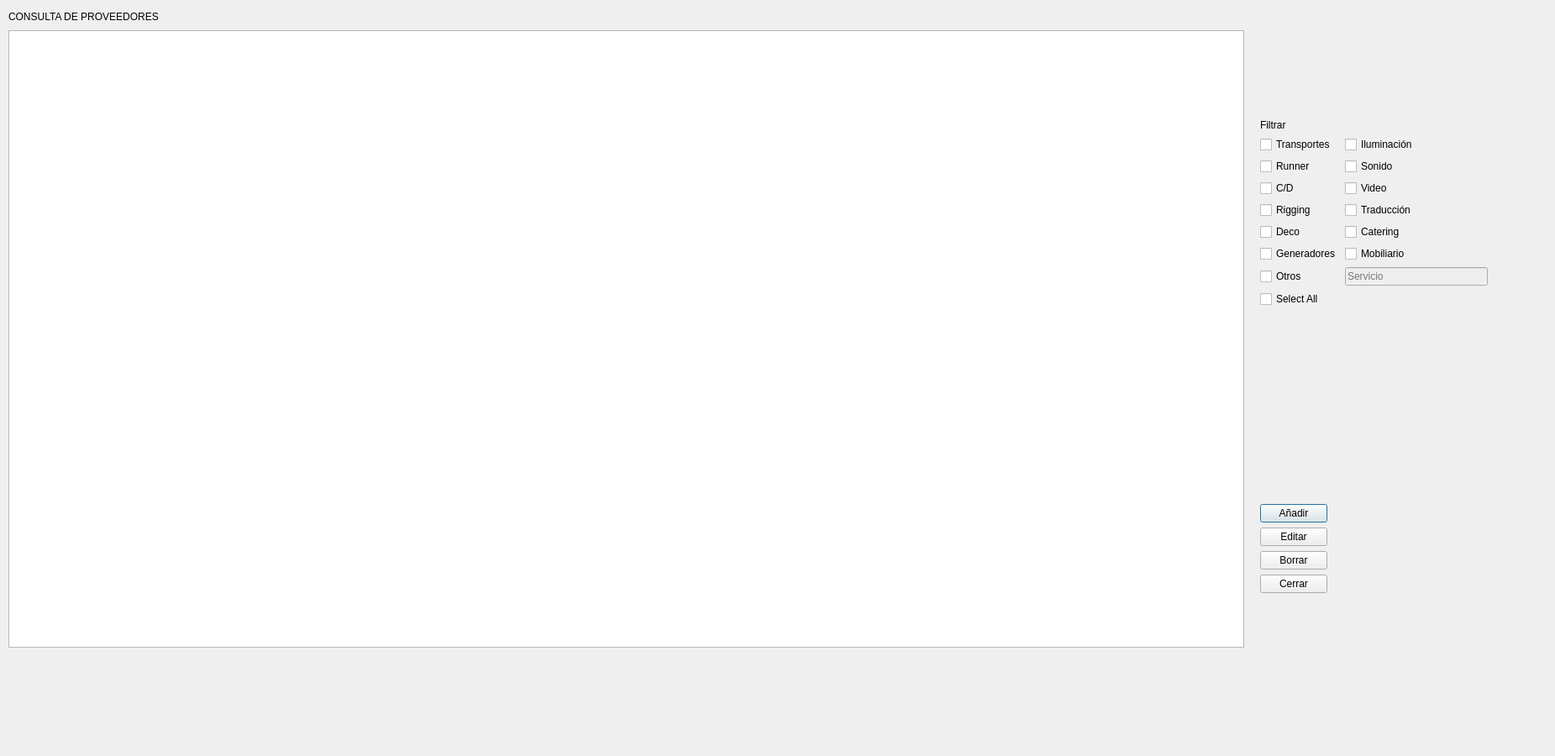
<?xml version="1.0" encoding="UTF-8"?>
<ui version="4.0">
 <class>Dialog</class>
 <widget class="QDialog" name="Dialog">
  <property name="geometry">
   <rect>
    <x>0</x>
    <y>0</y>
    <width>1851</width>
    <height>900</height>
   </rect>
  </property>
  <property name="windowTitle">
   <string>Dialog</string>
  </property>
  <widget class="QWidget" name="layoutWidget">
   <property name="geometry">
    <rect>
     <x>10</x>
     <y>10</y>
     <width>1471</width>
     <height>761</height>
    </rect>
   </property>
   <layout class="QHBoxLayout" name="horizontalLayout_7">
    <item>
     <layout class="QVBoxLayout" name="verticalLayout_3">
      <item>
       <layout class="QHBoxLayout" name="horizontalLayout_2">
        <item>
         <widget class="QLabel" name="label_consulta">
          <property name="styleSheet">
           <string notr="true">
font: 75 20pt &quot;MS Shell Dlg 2&quot;;</string>
          </property>
          <property name="text">
           <string>CONSULTA DE PROVEEDORES</string>
          </property>
         </widget>
        </item>
        <item>
         <spacer name="horizontalSpacer">
          <property name="orientation">
           <enum>Qt::Horizontal</enum>
          </property>
          <property name="sizeHint" stdset="0">
           <size>
            <width>508</width>
            <height>20</height>
           </size>
          </property>
         </spacer>
        </item>
       </layout>
      </item>
      <item>
       <widget class="QTableWidget" name="tableWidget"/>
      </item>
     </layout>
    </item>
   </layout>
  </widget>
  <widget class="QWidget" name="layoutWidget_2">
   <property name="geometry">
    <rect>
     <x>1500</x>
     <y>90</y>
     <width>271</width>
     <height>616</height>
    </rect>
   </property>
   <layout class="QVBoxLayout" name="verticalLayout_5">
    <item>
     <spacer name="verticalSpacer">
      <property name="orientation">
       <enum>Qt::Vertical</enum>
      </property>
      <property name="sizeHint" stdset="0">
       <size>
        <width>20</width>
        <height>40</height>
       </size>
      </property>
     </spacer>
    </item>
    <item>
     <widget class="QLabel" name="label_filtrar">
      <property name="styleSheet">
       <string notr="true">font: 75 12pt &quot;MS Shell Dlg 2&quot;;</string>
      </property>
      <property name="text">
       <string>Filtrar</string>
      </property>
     </widget>
    </item>
    <item>
     <layout class="QGridLayout" name="gridLayout">
      <item row="8" column="0">
       <widget class="QCheckBox" name="check_all">
        <property name="text">
         <string>Select All</string>
        </property>
       </widget>
      </item>
      <item row="3" column="1">
       <widget class="QCheckBox" name="check_traduccion">
        <property name="text">
         <string>Traducción</string>
        </property>
       </widget>
      </item>
      <item row="1" column="1">
       <widget class="QCheckBox" name="check_sonido">
        <property name="text">
         <string>Sonido</string>
        </property>
       </widget>
      </item>
      <item row="4" column="0">
       <widget class="QCheckBox" name="check_deco">
        <property name="text">
         <string>Deco</string>
        </property>
       </widget>
      </item>
      <item row="4" column="1">
       <widget class="QCheckBox" name="check_catering">
        <property name="text">
         <string>Catering</string>
        </property>
       </widget>
      </item>
      <item row="0" column="1">
       <widget class="QCheckBox" name="check_iluminacion">
        <property name="text">
         <string>Iluminación</string>
        </property>
       </widget>
      </item>
      <item row="2" column="1">
       <widget class="QCheckBox" name="check_video">
        <property name="text">
         <string>Video</string>
        </property>
       </widget>
      </item>
      <item row="5" column="0">
       <widget class="QCheckBox" name="check_generadores">
        <property name="text">
         <string>Generadores</string>
        </property>
       </widget>
      </item>
      <item row="5" column="1">
       <widget class="QCheckBox" name="check_mobiliario">
        <property name="text">
         <string>Mobiliario</string>
        </property>
       </widget>
      </item>
      <item row="2" column="0">
       <widget class="QCheckBox" name="check_cd">
        <property name="text">
         <string>C/D</string>
        </property>
       </widget>
      </item>
      <item row="9" column="1">
       <layout class="QHBoxLayout" name="horizontalLayout"/>
      </item>
      <item row="0" column="0">
       <widget class="QCheckBox" name="check_transportes">
        <property name="text">
         <string>Transportes</string>
        </property>
       </widget>
      </item>
      <item row="1" column="0">
       <widget class="QCheckBox" name="check_runner">
        <property name="text">
         <string>Runner</string>
        </property>
       </widget>
      </item>
      <item row="3" column="0">
       <widget class="QCheckBox" name="check_rigging">
        <property name="text">
         <string>Rigging</string>
        </property>
       </widget>
      </item>
      <item row="7" column="0">
       <widget class="QCheckBox" name="check_otros">
        <property name="text">
         <string>Otros</string>
        </property>
       </widget>
      </item>
      <item row="7" column="1">
       <widget class="QLineEdit" name="lineEdit">
        <property name="enabled">
         <bool>false</bool>
        </property>
        <property name="placeholderText">
         <string>Servicio</string>
        </property>
       </widget>
      </item>
     </layout>
    </item>
    <item>
     <spacer name="verticalSpacer_2">
      <property name="orientation">
       <enum>Qt::Vertical</enum>
      </property>
      <property name="sizeHint" stdset="0">
       <size>
        <width>20</width>
        <height>228</height>
       </size>
      </property>
     </spacer>
    </item>
    <item>
     <layout class="QVBoxLayout" name="verticalLayout_4">
      <item>
       <layout class="QHBoxLayout" name="horizontalLayout_4">
        <item>
         <widget class="QPushButton" name="button_Add">
          <property name="text">
           <string>Añadir</string>
          </property>
         </widget>
        </item>
        <item>
         <spacer name="horizontalSpacer_2">
          <property name="orientation">
           <enum>Qt::Horizontal</enum>
          </property>
          <property name="sizeHint" stdset="0">
           <size>
            <width>40</width>
            <height>20</height>
           </size>
          </property>
         </spacer>
        </item>
       </layout>
      </item>
      <item>
       <layout class="QHBoxLayout" name="horizontalLayout_5">
        <item>
         <widget class="QPushButton" name="button_Edit">
          <property name="text">
           <string>Editar</string>
          </property>
         </widget>
        </item>
        <item>
         <spacer name="horizontalSpacer_3">
          <property name="orientation">
           <enum>Qt::Horizontal</enum>
          </property>
          <property name="sizeHint" stdset="0">
           <size>
            <width>40</width>
            <height>20</height>
           </size>
          </property>
         </spacer>
        </item>
       </layout>
      </item>
      <item>
       <layout class="QHBoxLayout" name="horizontalLayout_8">
        <item>
         <widget class="QPushButton" name="button_Borrar">
          <property name="text">
           <string>Borrar</string>
          </property>
         </widget>
        </item>
        <item>
         <spacer name="horizontalSpacer_5">
          <property name="orientation">
           <enum>Qt::Horizontal</enum>
          </property>
          <property name="sizeHint" stdset="0">
           <size>
            <width>40</width>
            <height>20</height>
           </size>
          </property>
         </spacer>
        </item>
       </layout>
      </item>
      <item>
       <layout class="QHBoxLayout" name="horizontalLayout_6">
        <item>
         <widget class="QPushButton" name="button_Close">
          <property name="text">
           <string>Cerrar</string>
          </property>
         </widget>
        </item>
        <item>
         <spacer name="horizontalSpacer_4">
          <property name="orientation">
           <enum>Qt::Horizontal</enum>
          </property>
          <property name="sizeHint" stdset="0">
           <size>
            <width>40</width>
            <height>20</height>
           </size>
          </property>
         </spacer>
        </item>
       </layout>
      </item>
     </layout>
    </item>
   </layout>
  </widget>
 </widget>
 <resources/>
 <connections>
  <connection>
   <sender>check_otros</sender>
   <signal>toggled(bool)</signal>
   <receiver>lineEdit</receiver>
   <slot>setEnabled(bool)</slot>
   <hints>
    <hint type="sourcelabel">
     <x>959</x>
     <y>247</y>
    </hint>
    <hint type="destinationlabel">
     <x>1025</x>
     <y>245</y>
    </hint>
   </hints>
  </connection>
  <connection>
   <sender>check_all</sender>
   <signal>clicked()</signal>
   <receiver>check_transportes</receiver>
   <slot>click()</slot>
   <hints>
    <hint type="sourcelabel">
     <x>913</x>
     <y>280</y>
    </hint>
    <hint type="destinationlabel">
     <x>990</x>
     <y>78</y>
    </hint>
   </hints>
  </connection>
  <connection>
   <sender>check_all</sender>
   <signal>clicked()</signal>
   <receiver>check_runner</receiver>
   <slot>click()</slot>
   <hints>
    <hint type="sourcelabel">
     <x>963</x>
     <y>272</y>
    </hint>
    <hint type="destinationlabel">
     <x>978</x>
     <y>115</y>
    </hint>
   </hints>
  </connection>
  <connection>
   <sender>check_all</sender>
   <signal>clicked()</signal>
   <receiver>check_cd</receiver>
   <slot>click()</slot>
   <hints>
    <hint type="sourcelabel">
     <x>956</x>
     <y>272</y>
    </hint>
    <hint type="destinationlabel">
     <x>964</x>
     <y>139</y>
    </hint>
   </hints>
  </connection>
  <connection>
   <sender>check_all</sender>
   <signal>clicked()</signal>
   <receiver>check_rigging</receiver>
   <slot>click()</slot>
   <hints>
    <hint type="sourcelabel">
     <x>942</x>
     <y>275</y>
    </hint>
    <hint type="destinationlabel">
     <x>950</x>
     <y>171</y>
    </hint>
   </hints>
  </connection>
  <connection>
   <sender>check_all</sender>
   <signal>clicked()</signal>
   <receiver>check_deco</receiver>
   <slot>click()</slot>
   <hints>
    <hint type="sourcelabel">
     <x>936</x>
     <y>268</y>
    </hint>
    <hint type="destinationlabel">
     <x>933</x>
     <y>197</y>
    </hint>
   </hints>
  </connection>
  <connection>
   <sender>check_all</sender>
   <signal>clicked()</signal>
   <receiver>check_generadores</receiver>
   <slot>click()</slot>
   <hints>
    <hint type="sourcelabel">
     <x>917</x>
     <y>271</y>
    </hint>
    <hint type="destinationlabel">
     <x>917</x>
     <y>225</y>
    </hint>
   </hints>
  </connection>
  <connection>
   <sender>check_all</sender>
   <signal>clicked()</signal>
   <receiver>check_otros</receiver>
   <slot>click()</slot>
   <hints>
    <hint type="sourcelabel">
     <x>903</x>
     <y>273</y>
    </hint>
    <hint type="destinationlabel">
     <x>903</x>
     <y>243</y>
    </hint>
   </hints>
  </connection>
  <connection>
   <sender>button_Close</sender>
   <signal>clicked()</signal>
   <receiver>Dialog</receiver>
   <slot>close()</slot>
   <hints>
    <hint type="sourcelabel">
     <x>978</x>
     <y>610</y>
    </hint>
    <hint type="destinationlabel">
     <x>1079</x>
     <y>608</y>
    </hint>
   </hints>
  </connection>
  <connection>
   <sender>check_all</sender>
   <signal>clicked()</signal>
   <receiver>check_iluminacion</receiver>
   <slot>click()</slot>
   <hints>
    <hint type="sourcelabel">
     <x>1000</x>
     <y>274</y>
    </hint>
    <hint type="destinationlabel">
     <x>1157</x>
     <y>88</y>
    </hint>
   </hints>
  </connection>
  <connection>
   <sender>check_all</sender>
   <signal>clicked()</signal>
   <receiver>check_sonido</receiver>
   <slot>click()</slot>
   <hints>
    <hint type="sourcelabel">
     <x>995</x>
     <y>272</y>
    </hint>
    <hint type="destinationlabel">
     <x>1140</x>
     <y>119</y>
    </hint>
   </hints>
  </connection>
  <connection>
   <sender>check_all</sender>
   <signal>clicked()</signal>
   <receiver>check_video</receiver>
   <slot>click()</slot>
   <hints>
    <hint type="sourcelabel">
     <x>935</x>
     <y>267</y>
    </hint>
    <hint type="destinationlabel">
     <x>1126</x>
     <y>142</y>
    </hint>
   </hints>
  </connection>
  <connection>
   <sender>check_all</sender>
   <signal>clicked()</signal>
   <receiver>check_traduccion</receiver>
   <slot>click()</slot>
   <hints>
    <hint type="sourcelabel">
     <x>967</x>
     <y>269</y>
    </hint>
    <hint type="destinationlabel">
     <x>1112</x>
     <y>172</y>
    </hint>
   </hints>
  </connection>
  <connection>
   <sender>check_all</sender>
   <signal>clicked()</signal>
   <receiver>check_catering</receiver>
   <slot>click()</slot>
   <hints>
    <hint type="sourcelabel">
     <x>942</x>
     <y>275</y>
    </hint>
    <hint type="destinationlabel">
     <x>1090</x>
     <y>197</y>
    </hint>
   </hints>
  </connection>
  <connection>
   <sender>check_all</sender>
   <signal>clicked()</signal>
   <receiver>check_mobiliario</receiver>
   <slot>click()</slot>
   <hints>
    <hint type="sourcelabel">
     <x>938</x>
     <y>274</y>
    </hint>
    <hint type="destinationlabel">
     <x>1073</x>
     <y>221</y>
    </hint>
   </hints>
  </connection>
 </connections>
</ui>
